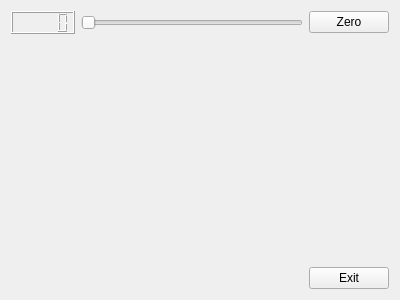
<?xml version="1.0" encoding="UTF-8"?>
<ui version="4.0">
 <class>MyForm</class>
 <widget class="QWidget" name="MyForm">
  <property name="geometry">
   <rect>
    <x>0</x>
    <y>0</y>
    <width>400</width>
    <height>300</height>
   </rect>
  </property>
  <property name="windowTitle">
   <string>Form</string>
  </property>
  <layout class="QVBoxLayout" name="verticalLayout_2">
   <item>
    <layout class="QHBoxLayout" name="horizontalLayout">
     <item>
      <widget class="MyLCDNumber" name="lcdNumber"/>
     </item>
     <item>
      <widget class="QSlider" name="horizontalSlider">
       <property name="orientation">
        <enum>Qt::Horizontal</enum>
       </property>
      </widget>
     </item>
     <item>
      <widget class="QPushButton" name="pushButton">
       <property name="text">
        <string>Zero</string>
       </property>
      </widget>
     </item>
    </layout>
   </item>
   <item>
    <layout class="QHBoxLayout" name="horizontalLayout_2">
     <item>
      <spacer name="horizontalSpacer">
       <property name="orientation">
        <enum>Qt::Horizontal</enum>
       </property>
       <property name="sizeHint" stdset="0">
        <size>
         <width>40</width>
         <height>20</height>
        </size>
       </property>
      </spacer>
     </item>
     <item>
      <layout class="QVBoxLayout" name="verticalLayout">
       <item>
        <spacer name="verticalSpacer">
         <property name="orientation">
          <enum>Qt::Vertical</enum>
         </property>
         <property name="sizeHint" stdset="0">
          <size>
           <width>20</width>
           <height>40</height>
          </size>
         </property>
        </spacer>
       </item>
       <item>
        <widget class="QPushButton" name="pushButton_2">
         <property name="text">
          <string>Exit</string>
         </property>
        </widget>
       </item>
      </layout>
     </item>
    </layout>
   </item>
  </layout>
 </widget>
 <customwidgets>
  <customwidget>
   <class>MyLCDNumber</class>
   <extends>QLCDNumber</extends>
   <header location="global">MyLCDNumber.h</header>
   <slots>
    <slot>set_zero()</slot>
    <slot>color(int)</slot>
   </slots>
  </customwidget>
 </customwidgets>
 <resources/>
 <connections>
  <connection>
   <sender>horizontalSlider</sender>
   <signal>valueChanged(int)</signal>
   <receiver>lcdNumber</receiver>
   <slot>display(int)</slot>
   <hints>
    <hint type="sourcelabel">
     <x>138</x>
     <y>78</y>
    </hint>
    <hint type="destinationlabel">
     <x>66</x>
     <y>83</y>
    </hint>
   </hints>
  </connection>
  <connection>
   <sender>horizontalSlider</sender>
   <signal>valueChanged(int)</signal>
   <receiver>lcdNumber</receiver>
   <slot>color(int)</slot>
   <hints>
    <hint type="sourcelabel">
     <x>200</x>
     <y>87</y>
    </hint>
    <hint type="destinationlabel">
     <x>72</x>
     <y>108</y>
    </hint>
   </hints>
  </connection>
  <connection>
   <sender>pushButton</sender>
   <signal>clicked()</signal>
   <receiver>lcdNumber</receiver>
   <slot>set_zero()</slot>
   <hints>
    <hint type="sourcelabel">
     <x>313</x>
     <y>68</y>
    </hint>
    <hint type="destinationlabel">
     <x>59</x>
     <y>106</y>
    </hint>
   </hints>
  </connection>
  <connection>
   <sender>pushButton_2</sender>
   <signal>clicked()</signal>
   <receiver>MyForm</receiver>
   <slot>close()</slot>
   <hints>
    <hint type="sourcelabel">
     <x>306</x>
     <y>261</y>
    </hint>
    <hint type="destinationlabel">
     <x>305</x>
     <y>172</y>
    </hint>
   </hints>
  </connection>
 </connections>
</ui>
